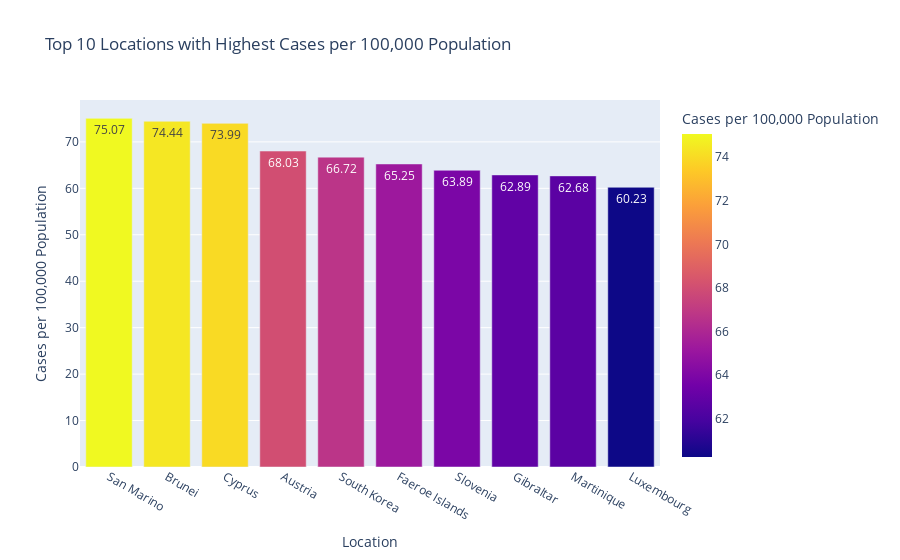

The cell this chart's notebook holds for it:
### Code cell
# Create a bar chart using Plotly Express

# Resetting index to make 'location' and 'population' regular columns
data_vis3_reset = data_vis3.reset_index()

# Create a bar chart using Plotly Express
fig = px.bar(data_vis3_reset, x='location', y='CasesPopulation', color='CasesPopulation',
             labels={'CasesPopulation': 'Cases per 100,000 Population'},
             title='Top 10 Locations with Highest Cases per 100,000 Population',
             color_continuous_scale=px.colors.sequential.Plasma,
             text='CasesPopulation')  # Display CasesPopulation as text on the bars

# Customize the layout
fig.update_layout(xaxis_title='Location', yaxis_title='Cases per 100,000 Population',
                  coloraxis_colorbar_title='Cases per 100,000 Population',
                  showlegend=False)  # Hide legend if not needed

# Show the plot
fig.show()

### Figure 1 — Plotly figure (JSON) as saved in the notebook; plotly's stock layout.template omitted (floating-point values rounded to 4 significant figures)
{"data": [{"alignmentgroup": "True", "hovertemplate": "location=%{x}<br>Cases per 100,000 Population=%{marker.color}<extra></extra>", "legendgroup": "", "marker": {"color": [75.07, 74.44, 73.99, 68.03, 66.72, 65.25, 63.89, 62.89, 62.68, 60.23], "coloraxis": "coloraxis", "pattern": {"shape": ""}}, "name": "", "offsetgroup": "", "orientation": "v", "showlegend": false, "text": [75.07, 74.44, 73.99, 68.03, 66.72, 65.25, 63.89, 62.89, 62.68, 60.23], "textposition": "auto", "type": "bar", "x": ["San Marino", "Brunei", "Cyprus", "Austria", "South Korea", "Faeroe Islands", "Slovenia", "Gibraltar", "Martinique", "Luxembourg"], "xaxis": "x", "y": [75.07, 74.44, 73.99, 68.03, 66.72, 65.25, 63.89, 62.89, 62.68, 60.23], "yaxis": "y"}], "layout": {"barmode": "relative", "coloraxis": {"colorbar": {"title": {"text": "Cases per 100,000 Population"}}, "colorscale": [[0, "#0d0887"], [0.1111, "#46039f"], [0.2222, "#7201a8"], [0.3333, "#9c179e"], [0.4444, "#bd3786"], [0.5556, "#d8576b"], [0.6667, "#ed7953"], [0.7778, "#fb9f3a"], [0.8889, "#fdca26"], [1, "#f0f921"]]}, "legend": {"tracegroupgap": 0}, "showlegend": false, "title": {"text": "Top 10 Locations with Highest Cases per 100,000 Population"}, "xaxis": {"anchor": "y", "domain": [0, 1], "title": {"text": "Location"}}, "yaxis": {"anchor": "x", "domain": [0, 1], "title": {"text": "Cases per 100,000 Population"}}}}
